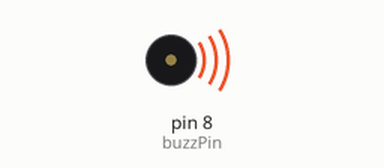
Simulated run of this sketch. Board: Arduino Uno, built with avr-gcc and run on an emulated ATmega328P. Parts: buzzer (waves = sounding).

Above: at 0.1 s.
Timing chart, 0 to 1.6 s (numbered marks = the images above):
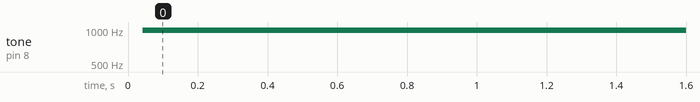

The sketch:

passiveBuzzer.ino
```cpp
//passive buzzer is the one with green bottom
int buzzPin=8;
int buzzTime=1;
int buzzTime2=500;


void setup() {
  pinMode(buzzPin, OUTPUT);

}

void loop() {
  //the way it works is that we have to turn it on and off quickly
  digitalWrite(buzzPin, HIGH);
  delayMicroseconds(buzzTime2);
  digitalWrite(buzzPin, LOW);
  delayMicroseconds(buzzTime2);

}
```

Measured:
- by itself, tone on pin 8 (buzzPin): silent → 991 Hz at 0.04 s
